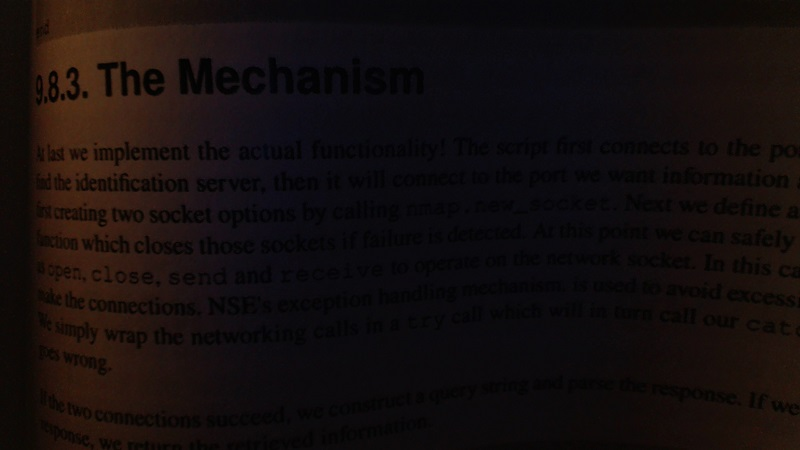
#> input picture __data/image/book.jpg, 800 x 450 px
$ jupyter execute 'Threshold  & adaptiveThreshold (text).ipynb'
#> lines starting #> are read from the running program, lines starting #| are printed output that depends on the picture; after the words box and inside, x2 and y2 are one past the last pixel; in counts of white or black regions, pixels touching at a corner belong together
<div style="direction:rtl;text-align:center"></div>
<h1><div style="direction:rtl;text-align:center">Open CV</div></h1>

[cell 1]
import cv2

# Select Text

[cell 2]
img = cv2.imread('../__data/image/book.jpg')
#> img is the input picture: shape (450, 800, 3); mean B, G, R 13.4, 13.6, 20.3
img = cv2.resize(img, (500,350))
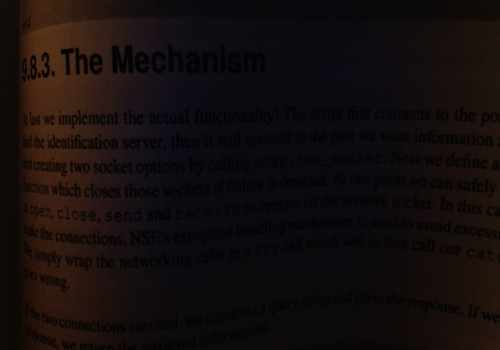
#> img: shape (350, 500, 3); mean B, G, R 13.3, 13.5, 20.2
gray = cv2.cvtColor(img, cv2.COLOR_BGR2GRAY)
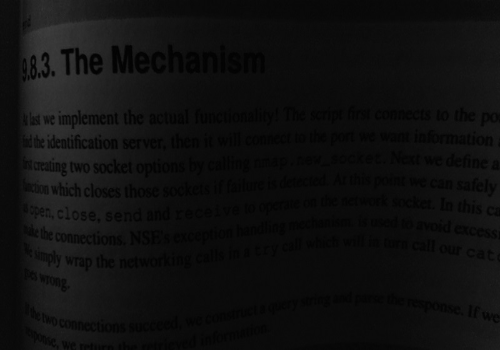
#> gray: shape (350, 500); min 1, max 62, mean 15.5

ret, mask_c = cv2.threshold(src=img, thresh=12, maxval=255, type=cv2.THRESH_BINARY)
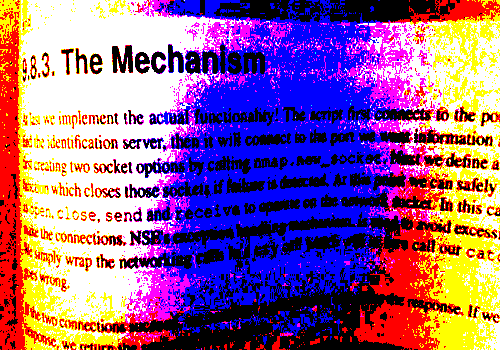
#> mask_c: shape (350, 500, 3); mean B, G, R 143.7, 96.6, 145.7
ret, mask_g = cv2.threshold(src=gray, thresh=12, maxval=255, type=cv2.THRESH_BINARY)
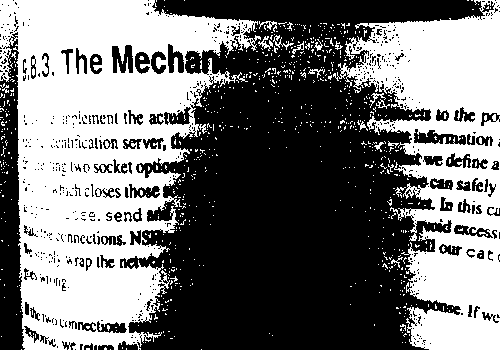
#> mask_g: shape (350, 500); 46.7% white; 808 white regions (788 under 20 px), largest, box (x1, y1, x2, y2) and area: (0, 0, 261, 350) 49639, (333, 0, 500, 350) 28983, (258, 36, 273, 51) 81

adap_mask_g = cv2.adaptiveThreshold(src=gray, maxValue=255, adaptiveMethod=cv2.ADAPTIVE_THRESH_GAUSSIAN_C,
                                  thresholdType=cv2.THRESH_BINARY, blockSize=115, C=1)
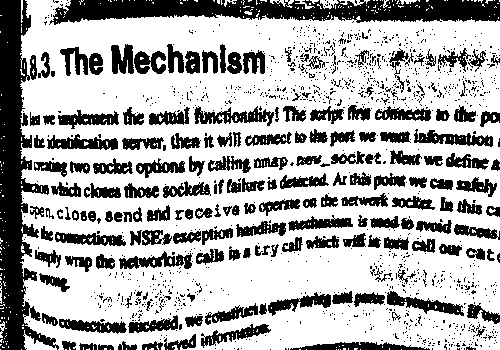
#> adap_mask_g: shape (350, 500); 68.2% white; 1297 black regions (1113 under 20 px), largest, box (x1, y1, x2, y2) and area: (0, 0, 59, 350) 9245, (49, 0, 500, 25) 7611, (194, 106, 274, 126) 758

adap_mask_m = cv2.adaptiveThreshold(src=gray, maxValue=255, adaptiveMethod=cv2.ADAPTIVE_THRESH_MEAN_C,
                                  thresholdType=cv2.THRESH_BINARY, blockSize=115, C=1)
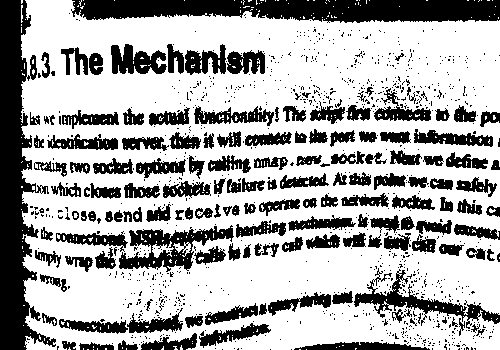
#> adap_mask_m: shape (350, 500); 67.2% white; 1062 black regions (911 under 20 px), largest, box (x1, y1, x2, y2) and area: (0, 0, 56, 350) 9583, (71, 0, 500, 23) 7871, (119, 225, 234, 272) 2194

v1_img = cv2.hconcat([img, mask_c])
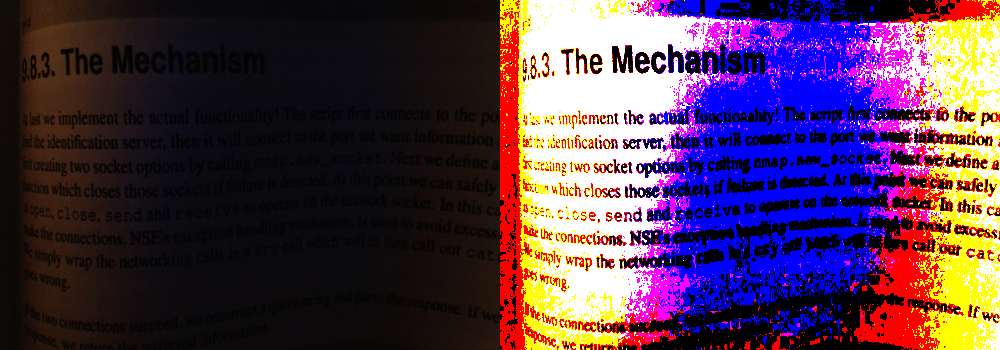
#> v1_img: shape (350, 1000, 3); mean B, G, R 78.5, 55, 82.9
v2_img = cv2.hconcat([mask_g, adap_mask_g, adap_mask_m])
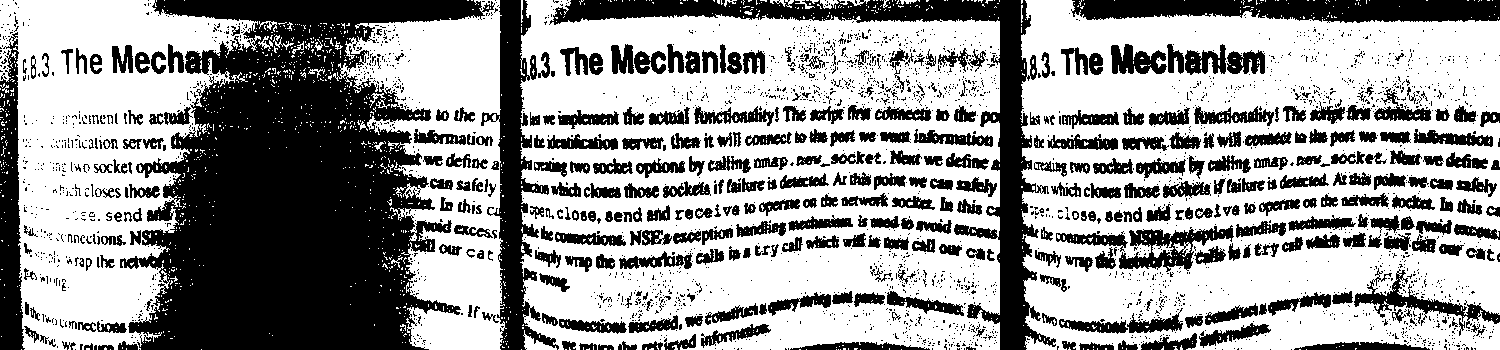
#> v2_img: shape (350, 1500); 60.7% white; 2978 black regions (2559 under 20 px), largest, box (x1, y1, x2, y2) and area: (120, 0, 495, 350) 78058, (549, 0, 1056, 350) 18307, (481, 0, 559, 350) 9445

# [6 lines of commented-out code are left out]
cv2.imshow('out1', v1_img)
cv2.imshow('out2', v2_img)

cv2.waitKey(0)
cv2.destroyAllWindows()
